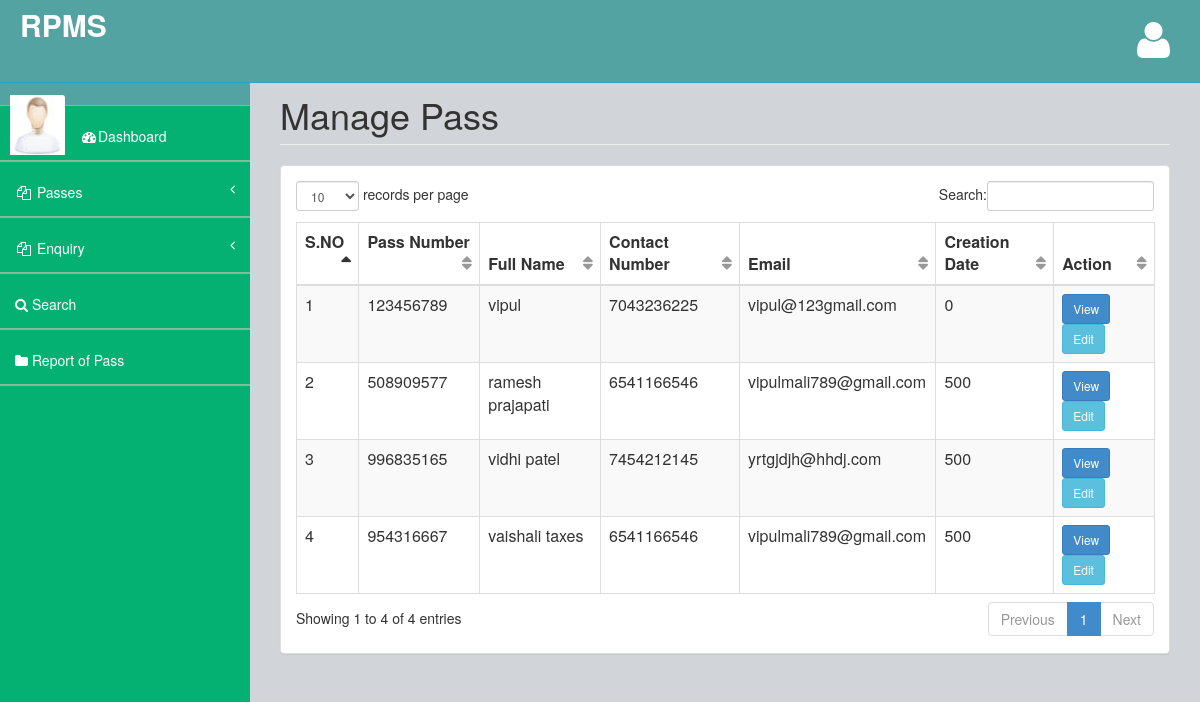
The page /rpmp/admin/manage-pass.php (signed in) on the database its author committed.
### tables this page shows
CREATE TABLE `tblpass` (
  `id` int(255) NOT NULL,
  `passnumber` bigint(255) NOT NULL,
  `name` varchar(255) NOT NULL,
  `image` varchar(255) NOT NULL,
  `email` varchar(255) NOT NULL,
  `number` bigint(255) NOT NULL,
  `source` varchar(255) NOT NULL,
  `destination` varchar(255) NOT NULL,
  `from date` varchar(255) NOT NULL,
  `to date` varchar(255) NOT NULL,
  `cost` int(255) NOT NULL
);

### rpmp/admin/manage-pass.php (the view, shortened to what this page needs)
<?php
if (strlen($_SESSION['bpmsaid']==0)) {
  header('location:logout.php');
  } else{
  ?>
<!DOCTYPE html>
<html>
<head>
    <link href="assets/plugins/bootstrap/bootstrap.css" rel="stylesheet" />
    <link href="assets/font-awesome/css/font-awesome.css" rel="stylesheet" />
    <link href="assets/plugins/pace/pace-theme-big-counter.css" rel="stylesheet" />
  <link href="assets/css/style.css" rel="stylesheet" />
      <link href="assets/css/main-style.css" rel="stylesheet" />
    <link href="assets/plugins/dataTables/dataTables.bootstrap.css" rel="stylesheet" />
</head>
<body>
    <div id="wrapper">
       <?php include_once('includes/header.php');?>
        <?php include_once('includes/sidebar.php');?>
        <div id="page-wrapper">
            <div class="row">
                <div class="col-lg-12">
                    <h1 class="page-header">Manage Pass</h1>
                </div>
            </div>
            <div class="row">
                <div class="col-lg-12">
                    <div class="panel panel-default">
                        <div class="panel-body">
                            <div class="table-responsive">
                                <table class="table table-striped table-bordered table-hover" id="dataTables-example">
                                    <thead>
                                        <tr>
                                            <th>S.NO</th>
                                           <th>Pass Number</th>
                                            <th>Full Name</th>
                                            <th>Contact Number</th>
                                            <th>Email</th>
                                            <th>Creation Date</th>
                                            <th>Action</th>
                                        </tr>
                                    </thead>
                                    <tbody>
                                        <?php
$sql="SELECT * from tblpass";
$query = mysqli_query($con,$sql);
$cnt=1;
if(mysqli_num_rows($query) > 0)
{
foreach($query as $row)
{               ?>
                                       <tr>
                  <td><?php echo htmlentities($cnt);?></td>
                  <td><?php  echo htmlentities($row['passnumber']);?></td>
                  <td><?php  echo htmlentities($row['name']);?></td>
                  <td><?php  echo htmlentities($row['number']);?></td>
                  <td><?php  echo htmlentities($row['email']);?></td>
                  <td><?php  echo htmlentities($row['cost']);?></td>
                  <td><a href="view-pass-detail.php?viewid=<?php echo htmlentities ($row['id']);?>" class="btn btn-primary btn-sm">View</a>   <a href="edit-pass-detail.php?editid=<?php echo htmlentities ($row['id']);?>" class="btn btn-info btn-sm">Edit</a></td>
                </tr>
               <?php $cnt=$cnt+1;}} ?>
                                    </tbody>
                                </table>
                            </div>
                        </div>
                    </div>
                </div>
            </div>
        </div>
    </div>
</body>
</html>
<?php }  ?>

### rpmp/admin/includes/header.php (shortened to what this page needs)
<nav class="navbar navbar-default navbar-fixed-top" role="navigation" id="navbar">
            <div class="navbar-header">
                <a class="navbar-brand" href="dashboard.php">
                    <strong style="color: white;font-size: 30px">RPMS</strong>
                </a>
            </div>
            <ul class="nav navbar-top-links navbar-right">
                <li class="dropdown">
                    <a class="dropdown-toggle" data-toggle="dropdown" href="#">
                        <i class="fa fa-user fa-3x"></i>
                    </a>
                </li>
            </ul>
        </nav>

### rpmp/admin/includes/sidebar.php (shortened to what this page needs)
<nav class="navbar-default navbar-static-side" role="navigation">
    <div class="sidebar-collapse">
        <ul class="nav" id="side-menu">
            <li>
                <div class="user-section">
                    <div class="user-section-inner">
                        <img src="assets/img/user.jpg" alt="">
                    </div>
                    <div class="user-info">
                </div>
            </li>
            <li>
                <a href="dashboard.php"><i class="fa fa-dashboard fa-fw"></i>Dashboard</a>
            </li>
            <li>
                <a href="#"><i class="fa fa-files-o fa-fw"></i> Passes<span class="fa arrow"></span></a>
            </li>
            <li>
                <a href="#"><i class="fa fa-files-o fa-fw"></i> Enquiry<span class="fa arrow"></span></a>
            </li>
            <li>
                <a href="search-pass.php"><i class="fa fa-search"></i> Search</a>
                </li>
                <li>
                <a href="pass-bwdates-report.php"><i class="fa fa-folder"></i>  Report of Pass</a>
                </li>
        </ul>
    </div>
</nav>

### rpmp/admin/assets/css/style.css (style rules this page uses)
body { background-color: #f8f8f8; }
#wrapper { width: 100%; margin-top: 55px!important; background-color:#04B173; }
#page-wrapper { padding: 0 15px; min-height: 568px; background-color:rgb(209, 212, 216); }
.navbar-static-side ul li { border-bottom:1px solid #84B899 !important; }
.navbar-top-links li { display: inline-block; }
.navbar-top-links li:last-child { margin-right: 15px; }
.navbar-top-links li a { padding: 20px; min-height: 50px; }
.arrow { float: right; }
.fa.arrow:before { content: "\f104"; }
@media (min-width:768px) { .navbar-static-side { z-index: 1; position: absolute; width: 250px; } }
table.dataTable thead .sorting, table.dataTable thead .sorting_asc:after, table.dataTable thead .sorting_desc, table.dataTable thead .sorting_asc_disabled, table.dataTable thead .sorting_desc_disabled { background: transparent; }
table.dataTable thead .sorting_asc:after { content: "\f0de"; float: right; font-family: fontawesome; }
table.dataTable thead .sorting:after { content: "\f0dc"; float: right; font-family: fontawesome; color: rgba(50,50,50,.5); }

### rpmp/admin/assets/css/main-style.css (style rules this page uses)
.user-section-inner { height: 65px; width: 65px; -moz-border-radius: 3px; -webkit-border-radius: 3px; border-radius: 3px; overflow: hidden; display: inline-block; float: left; margin-right: 15px; margin-top: 20px; }
.user-section-inner img { margin-left:10px; width:55px; height:60px; }
.user-info { display: block; color:#000!important; display: inline-block; padding: 15px; margin-bottom: 0px }
.navbar-top-links > li > a { color: #FFFFFF; }
.nav > li > a { padding: 20px 15px; }
#side-menu { background-color:#04B173; }
#side-menu a { color:#fff; border-bottom: 1px solid #84B899 !important; height: 55px; }
#navbar { background-color:rgb(83, 163, 163); }
.navbar-brand { padding-left:20px; }
.navbar-default { border-color: #27A6BE; }
@media (min-width:768px) { #page-wrapper { position: inherit; margin: 0 0 0 250px; padding: 0 30px; min-height: 1000px; } }

### rows shown on the page
tblpass: passnumber "123456789", name "vipul", number "7043236225", email "vipul@123gmail.com", cost "0"
tblpass: passnumber "508909577", name "ramesh prajapati", number "6541166546", email "vipulmali789@gmail.com", cost "500"
tblpass: passnumber "996835165", name "vidhi patel", number "7454212145", email "yrtgjdjh@hhdj.com", cost "500"
tblpass: passnumber "954316667", name "vaishali taxes", number "6541166546", email "vipulmali789@gmail.com", cost "500"
